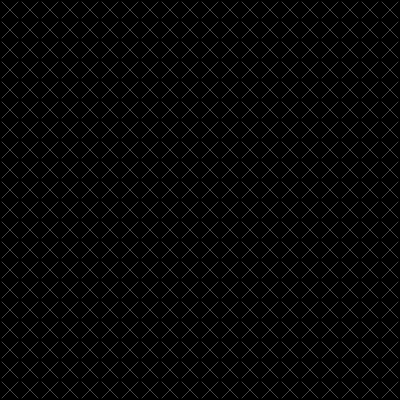
Frame 1 (no input)
Frame 60 (no input): identical to frame 1, image omitted
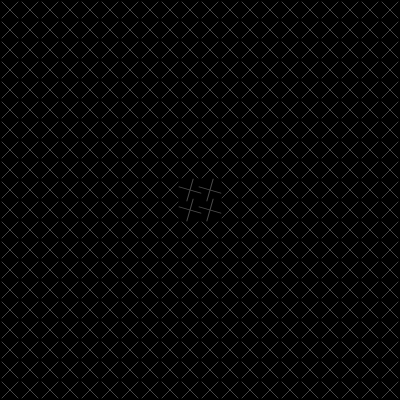
Frame 120 (the mouse pressed at the canvas centre since frame 60)

The p5.js sketch that drew these frames (run headless with seeded random() and noise() and a simulated clock; from frame 60 on, the mouse is pressed at the canvas centre):

// p5.js sketch
// ── sketch.js
let distMouse = 20;
let size = 20;
let offset = 4;
let cols, rows;
let blocks = [];

function setup() {
  createCanvas(400, 400);
  rectMode(CENTER);
  angleMode(DEGREES);
  cols = width / size;
  rows = height / size;

  for (let i = 0; i < cols; i++) {
    blocks[i] = [];
    for (let j = 0; j < rows; j++) {
      blocks[i][j] = new Block(size / 2 + i * size, size / 2 + j * size);
    }
  }
}

function draw() {
  background(0);

  for (let i = 0; i < cols; i++) {
    for (let j = 0; j < rows; j++) {
      blocks[i][j].move();
      blocks[i][j].display();
    }
  }
}

// ── block.js
class Block {
  constructor(x, y) {
    this.x = x;
    this.y = y;
    this.angle = 0;
    this.c = 70;
  }

  display() {
    noFill();
    stroke(this.c);

    push();
    translate(this.x, this.y);
    rotate(this.angle);
    
    if(this.angle> 0 && this.angle<45){
      this.drawRect();
     }else{
       this.drawX();
       
     }
    pop();
  }

  move() {
    if (pmouseX - mouseX != 0 || pmouseY - mouseY != 0) {
      let distance = dist(mouseX, mouseY, this.x, this.y);
      if (distance < distMouse) {
        this.angle += 1;
        this.c = 255;
      }
    }

    if (this.angle > 0 && this.angle < 90) {
      this.angle += 1;
      if (this.c > 70) this.c -= 3;
    } else {
      this.angle = 0;
      this.c = 70;
    }
  }

  drawRect() {
    rect(0, 0, size - offset, size - offset);
  }

  drawX() {
    let margin = -size / 2;
    line(
      margin + offset / 2,
      margin + offset / 2,
      margin + size - offset / 2,
      margin + size - offset / 2
    );
    line(
      margin + size - offset / 2,
      margin + offset / 2,
      margin + offset / 2,
      margin + size - offset / 2
    );
  }
}
